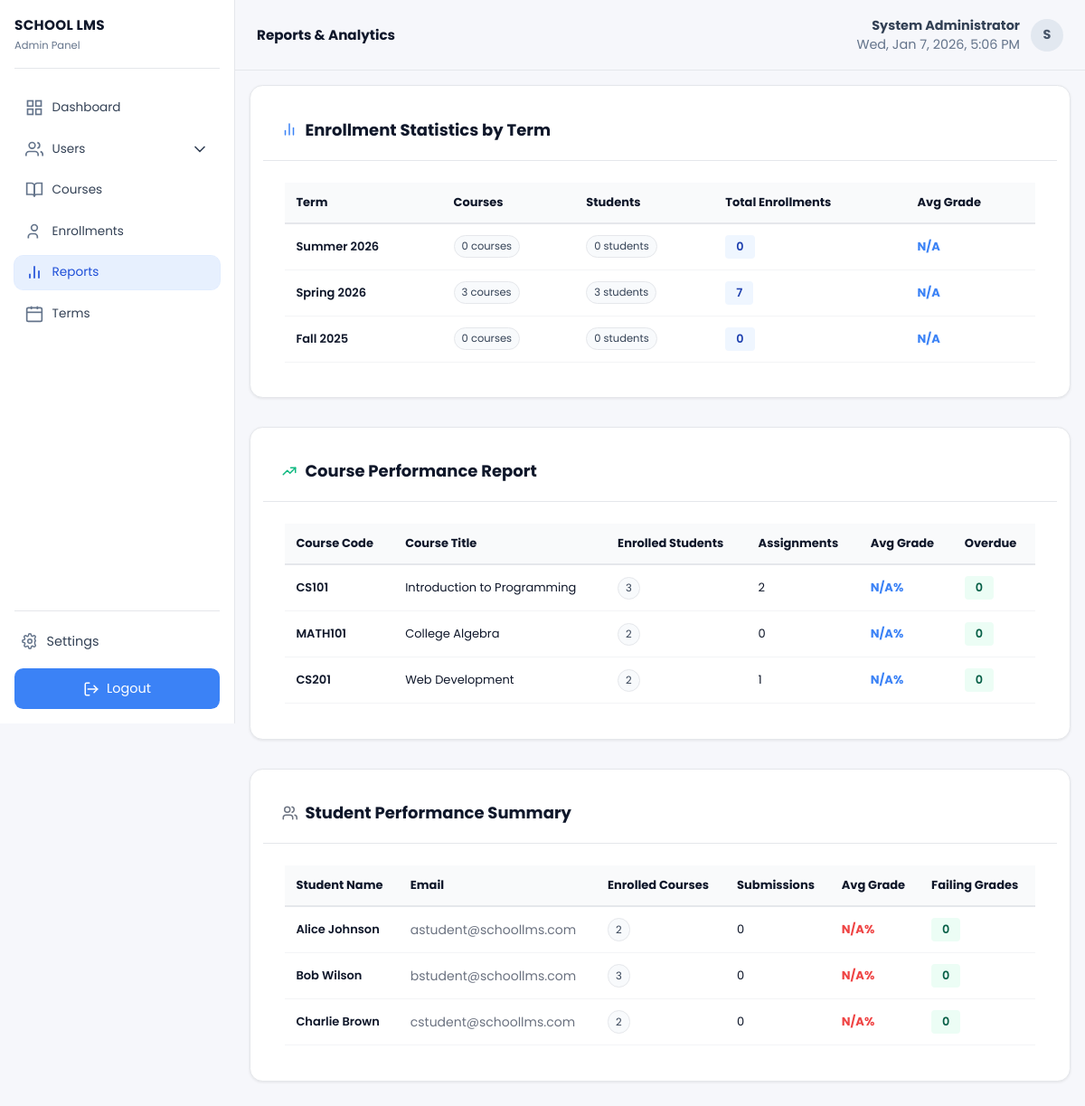
Screenshot of /admin/reports.php (signed in) with the database file from the repository.
### tables this page shows
CREATE TABLE IF NOT EXISTS academic_terms (
    id INT PRIMARY KEY AUTO_INCREMENT,
    name VARCHAR(100) NOT NULL,
    start_date DATE NOT NULL,
    end_date DATE NOT NULL,
    is_active BOOLEAN DEFAULT FALSE,
    created_at TIMESTAMP DEFAULT CURRENT_TIMESTAMP,
    updated_at TIMESTAMP DEFAULT CURRENT_TIMESTAMP ON UPDATE CURRENT_TIMESTAMP,
    INDEX idx_active (is_active)
);

CREATE TABLE IF NOT EXISTS courses (
    id INT PRIMARY KEY AUTO_INCREMENT,
    code VARCHAR(20) UNIQUE NOT NULL,
    title VARCHAR(200) NOT NULL,
    description LONGTEXT,
    teacher_id INT NOT NULL,
    term_id INT NOT NULL,
    credits INT,
    max_students INT,
    join_code VARCHAR(10) UNIQUE,
    status ENUM('active', 'archived') NOT NULL DEFAULT 'active',
    created_at TIMESTAMP DEFAULT CURRENT_TIMESTAMP,
    updated_at TIMESTAMP DEFAULT CURRENT_TIMESTAMP ON UPDATE CURRENT_TIMESTAMP,
    FOREIGN KEY (teacher_id) REFERENCES users(id) ON DELETE RESTRICT,
    FOREIGN KEY (term_id) REFERENCES academic_terms(id) ON DELETE RESTRICT,
    INDEX idx_teacher (teacher_id),
    INDEX idx_term (term_id),
    INDEX idx_status (status),
    INDEX idx_join_code (join_code)
);

CREATE TABLE IF NOT EXISTS users (
    id INT PRIMARY KEY AUTO_INCREMENT,
    username VARCHAR(50) UNIQUE NOT NULL,
    email VARCHAR(100) UNIQUE NOT NULL,
    password VARCHAR(255) NOT NULL,
    first_name VARCHAR(100) NOT NULL,
    last_name VARCHAR(100) NOT NULL,
    role ENUM('admin', 'teacher', 'student') NOT NULL DEFAULT 'student',
    status ENUM('active', 'inactive') NOT NULL DEFAULT 'active',
    is_verified TINYINT(1) NOT NULL DEFAULT 0,
    phone VARCHAR(20),
    profile_picture VARCHAR(255),
    created_at TIMESTAMP DEFAULT CURRENT_TIMESTAMP,
    updated_at TIMESTAMP DEFAULT CURRENT_TIMESTAMP ON UPDATE CURRENT_TIMESTAMP,
    INDEX idx_role (role),
    INDEX idx_status (status),
    INDEX idx_email (email)
);

### admin/reports.php (the view, shortened to what this page needs)
<?php
require_once '../includes/Auth.php';
require_once '../includes/admin_layout.php';
?>
    <div style="max-width: 1400px; margin: 0 auto;">
        <div class="card" style="margin-bottom: 2rem;">
            <div style="padding: 1.25rem; border-bottom: 1px solid #e5e7eb;">
                <h3 style="margin: 0; font-size: 1.125rem; font-weight: 700; display:flex; align-items:center; gap:.5rem;">
                    <svg width="18" height="18" viewBox="0 0 24 24" fill="none" stroke="#3b82f6" stroke-width="2" stroke-linecap="round" stroke-linejoin="round"><line x1="18" y1="20" x2="18" y2="10"/><line x1="12" y1="20" x2="12" y2="4"/><line x1="6" y1="20" x2="6" y2="14"/></svg>
                    Enrollment Statistics by Term
                </h3>
            </div>
            <div style="padding: 1.5rem;">
                <?php
                try {
                    $stmt = $pdo->query("
                        SELECT
                            t.id, t.name,
                            COUNT(DISTINCT c.id) as course_count,
                            COUNT(DISTINCT e.student_id) as student_count,
                            COUNT(DISTINCT e.id) as total_enrollments,
                            AVG(CAST(g.score as DECIMAL(5,2))) as avg_grade
                        FROM academic_terms t
                        LEFT JOIN courses c ON t.id = c.term_id
                        LEFT JOIN enrollments e ON c.id = e.course_id AND e.status = 'enrolled'
                        LEFT JOIN grades g ON e.student_id = g.student_id
                        GROUP BY t.id, t.name
                        ORDER BY t.start_date DESC
                    ");
                    $enrollments = $stmt->fetchAll(PDO::FETCH_ASSOC);
                } catch (Exception $e) {
                    $enrollments = [];
                }
                if (!empty($enrollments)):
                ?>
                    <table class="table">
                        <thead>
                            <tr>
                                <th>Term</th>
                                <th>Courses</th>
                                <th>Students</th>
                                <th>Total Enrollments</th>
                                <th>Avg Grade</th>
                            </tr>
                        </thead>
                        <tbody>
                            <?php foreach ($enrollments as $term): ?>
                            <tr>
                                <td style="font-weight: 600;">
                                    <?php echo htmlspecialchars($term['name']); ?>
                                </td>
                                <td>
                                    <span class="chip"><?php echo $term['course_count']; ?> courses</span>
                                </td>
                                <td>
                                    <span class="chip"><?php echo $term['student_count']; ?> students</span>
                                </td>
                                <td>
                                    <span style="display: inline-block; padding: 0.25rem 0.75rem; background: #eff6ff; color: #1e40af; border-radius: 0.25rem; font-size: 0.8rem; font-weight: 600;">
                                        <?php echo $term['total_enrollments']; ?>
                                    </span>
                                </td>
                                <td style="font-weight: 700; color: #3b82f6;">
                                    <?php echo $term['avg_grade'] ? round($term['avg_grade'], 2) . '%' : 'N/A'; ?>
                                </td>
                            </tr>
                            <?php endforeach; ?>
                        </tbody>
                    </table>
                <?php endif; ?>
            </div>
        </div>
        <div class="card" style="margin-bottom: 2rem;">
            <div style="padding: 1.25rem; border-bottom: 1px solid #e5e7eb;">
                <h3 style="margin: 0; font-size: 1.125rem; font-weight: 700; display:flex; align-items:center; gap:.5rem;">
                    <svg width="18" height="18" viewBox="0 0 24 24" fill="none" stroke="#10b981" stroke-width="2" stroke-linecap="round" stroke-linejoin="round"><polyline points="3 17 9 11 13 15 21 7"/><polyline points="14 7 21 7 21 14"/></svg>
                    Course Performance Report
                </h3>
            </div>
            <div style="padding: 1.5rem;">
                <?php
                try {
                    $stmt = $pdo->query("
                        SELECT
                            c.id, c.code, c.title,
                            COUNT(DISTINCT e.student_id) as enrolled_students,
                            COUNT(DISTINCT a.id) as assignment_count,
                            ROUND(AVG(CAST(g.score as DECIMAL(5,2))), 2) as avg_student_grade,
                            (SELECT COUNT(*) FROM assignments WHERE course_id = c.id AND due_date < NOW()) as overdue_assignments
                        FROM courses c
                        LEFT JOIN enrollments e ON c.id = e.course_id AND e.status = 'enrolled'
                        LEFT JOIN assignments a ON c.id = a.course_id
                        LEFT JOIN grades g ON a.id = g.assignment_id
                        WHERE c.status = 'active'
                        GROUP BY c.id, c.code, c.title
                        ORDER BY enrolled_students DESC
                    ");
                    $courses = $stmt->fetchAll(PDO::FETCH_ASSOC);
                } catch (Exception $e) {
                    $courses = [];
                }
                if (!empty($courses)):
                ?>
                    <table class="table">
                        <thead>
                            <tr>
                                <th>Course Code</th>
                                <th>Course Title</th>
                                <th>Enrolled Students</th>
                                <th>Assignments</th>
                                <th>Avg Grade</th>
                                <th>Overdue</th>
                            </tr>
                        </thead>
                        <tbody>
                            <?php foreach ($courses as $course): ?>
                            <tr>
                                <td style="font-weight: 600;">
                                    <?php echo htmlspecialchars($course['code']); ?>
                                </td>
                                <td>
                                    <?php echo htmlspecialchars($course['title']); ?>
                                </td>
                                <td>
                                    <span class="chip"><?php echo $course['enrolled_students']; ?></span>
                                </td>
                                <td>
                                    <?php echo $course['assignment_count']; ?>
                                </td>
                                <td style="font-weight: 700; color: #3b82f6;">
                                    <?php echo $course['avg_student_grade'] ?? 'N/A'; ?>%
                                </td>
                                <td>
                                    <span style="display: inline-block; padding: 0.25rem 0.75rem; background:
                                        <?php echo $course['overdue_assignments'] > 0 ? '#fef2f2;' : '#ecfdf5;'; ?>
                                        ; color:
                                        <?php echo $course['overdue_assignments'] > 0 ? '#991b1b;' : '#065f46;'; ?>
                                        ; border-radius: 0.25rem; font-size: 0.8rem; font-weight: 600;">
                                        <?php echo $course['overdue_assignments']; ?>
                                    </span>
                                </td>
                            </tr>
                            <?php endforeach; ?>
                        </tbody>
                    </table>
                <?php endif; ?>
            </div>
        </div>
        <div class="card">
            <div style="padding: 1.25rem; border-bottom: 1px solid #e5e7eb;">
                <h3 style="margin: 0; font-size: 1.125rem; font-weight: 700; display:flex; align-items:center; gap:.5rem;">
                    <svg width="18" height="18" viewBox="0 0 24 24" fill="none" stroke="#6b7280" stroke-width="2" stroke-linecap="round" stroke-linejoin="round"><path d="M17 21v-2a4 4 0 0 0-4-4H7a4 4 0 0 0-4 4v2"/><circle cx="9" cy="7" r="4"/><path d="M23 21v-2a4 4 0 0 0-3-3.87"/><path d="M16 3.13a4 4 0 0 1 0 7.75"/></svg>
                    Student Performance Summary
                </h3>
            </div>
            <div style="padding: 1.5rem;">
                <?php
                try {
                    $stmt = $pdo->query("
                        SELECT
                            u.id, u.username, u.first_name, u.last_name, u.email,
                            COUNT(DISTINCT e.course_id) as enrolled_courses,
                            COUNT(DISTINCT asub.id) as submissions,
                            ROUND(AVG(CAST(g.score as DECIMAL(5,2))), 2) as avg_grade,
                            COUNT(DISTINCT CASE WHEN g.score < 60 THEN 1 END) as failing_count
                        FROM users u
                        LEFT JOIN enrollments e ON u.id = e.student_id AND e.status = 'enrolled'
                        LEFT JOIN assignments a ON e.course_id = a.course_id
                        LEFT JOIN assignment_submissions asub ON a.id = asub.assignment_id AND u.id = asub.student_id
                        LEFT JOIN grades g ON asub.assignment_id = g.assignment_id AND u.id = g.student_id
                        WHERE u.role = 'student'
                        GROUP BY u.id, u.username, u.first_name, u.last_name, u.email
                        ORDER BY u.first_name, u.last_name
                        LIMIT 20
                    ");
                    $students = $stmt->fetchAll(PDO::FETCH_ASSOC);
                } catch (Exception $e) {
                    $students = [];
                }
                if (!empty($students)):
                ?>
                    <table class="table">
                        <thead>
                            <tr>
                                <th>Student Name</th>
                                <th>Email</th>
                                <th>Enrolled Courses</th>
                                <th>Submissions</th>
                                <th>Avg Grade</th>
                                <th>Failing Grades</th>
                            </tr>
                        </thead>
                        <tbody>
                            <?php foreach ($students as $student): ?>
                            <tr>
                                <td style="font-weight: 600;">
                                    <?php echo htmlspecialchars($student['first_name'] . ' ' . $student['last_name']); ?>
                                </td>
                                <td style="font-size: 0.875rem; color: #6b7280;">
                                    <?php echo htmlspecialchars($student['email']); ?>
                                </td>
                                <td>
                                    <span class="chip"><?php echo $student['enrolled_courses']; ?></span>
                                </td>
                                <td>
                                    <?php echo $student['submissions']; ?>
                                </td>
                                <td style="font-weight: 700;">
                                    <span style="color:
                                        <?php
                                        if ($student['avg_grade'] >= 80) echo '#10b981;';
                                        elseif ($student['avg_grade'] >= 60) echo '#f59e0b;';
                                        else echo '#ef4444;';
                                        ?>
                                    ">
                                        <?php echo $student['avg_grade'] ?? 'N/A'; ?>%
                                    </span>
                                </td>
                                <td>
                                    <span style="display: inline-block; padding: 0.25rem 0.75rem; background:
                                        <?php echo $student['failing_count'] > 0 ? '#fef2f2;' : '#ecfdf5;'; ?>
                                        ; color:
                                        <?php echo $student['failing_count'] > 0 ? '#991b1b;' : '#065f46;'; ?>
                                        ; border-radius: 0.25rem; font-size: 0.8rem; font-weight: 600;">
                                        <?php echo $student['failing_count']; ?>
                                    </span>
                                </td>
                            </tr>
                            <?php endforeach; ?>
                        </tbody>
                    </table>
                <?php endif; ?>
            </div>
        </div>
    </div>

### includes/admin_layout.php (style rules this page uses)
* { margin:0;padding:0;box-sizing:border-box }
:root { --bg-primary:#ffffff;--bg-secondary:#f6f7fb;--bg-sidebar:#ffffff;--text-primary:#0f172a;--text-secondary:#475569;--border-color:#e5e7eb;--shadow:0 1px 3px rgba(0,0,0,.08);--shadow-lg:0 10px 25px rgba(0,0,0,.08);--primary-color:#3b82f6;--primary-dark:#2563eb }
body { font-family:'Poppins',system-ui,Segoe UI,Roboto,Helvetica,Arial,sans-serif;background:var(--bg-secondary);color:var(--text-primary);display:flex;min-height:100vh;font-size:.9rem }
.card { background:var(--bg-primary);border:1px solid var(--border-color);border-radius:.9rem;padding:.9rem;box-shadow:var(--shadow);margin-bottom:.9rem }
.chip { display:inline-flex;align-items:center;gap:.3rem;padding:.2rem .5rem;border-radius:999px;font-size:.72rem;border:1px solid var(--border-color);color:#334155;background:#f8fafc }
.table { width:100%;border-collapse:collapse;font-size:.8125rem }
.table th,.table td { padding:.75rem;border-bottom:1px solid #f3f4f6;text-align:left }
.table thead { background:#f9fafb;border-bottom:2px solid var(--border-color) }

### rows the page displays
academic_terms: name "Summer 2026", course_count "0", student_count "0", total_enrollments "0"
academic_terms: name "Spring 2026", course_count "3", student_count "3", total_enrollments "7"
academic_terms: name "Fall 2025", course_count "0", student_count "0", total_enrollments "0"
courses: code "CS101", title "Introduction to Programming", enrolled_students "3", assignment_count "2", avg_student_grade "N/A", overdue_assignments "0"
courses: code "MATH101", title "College Algebra", enrolled_students "2", assignment_count "0", avg_student_grade "N/A", overdue_assignments "0"
courses: code "CS201", title "Web Development", enrolled_students "2", assignment_count "1", avg_student_grade "N/A", overdue_assignments "0"
users: first_name+last_name "Alice Johnson", email "astudent@schoollms.com", enrolled_courses "2", submissions "0", avg_grade "N/A", failing_count "0"
users: first_name+last_name "Bob Wilson", email "bstudent@schoollms.com", enrolled_courses "3", submissions "0", avg_grade "N/A", failing_count "0"
users: first_name+last_name "Charlie Brown", email "cstudent@schoollms.com", enrolled_courses "2", submissions "0", avg_grade "N/A", failing_count "0"

### other values shown
$title "Reports & Analytics"
$fullName ?: 'Admin' "System Administrator"
$fullName ? strtoupper($fullName[0]) : 'A' "S"
